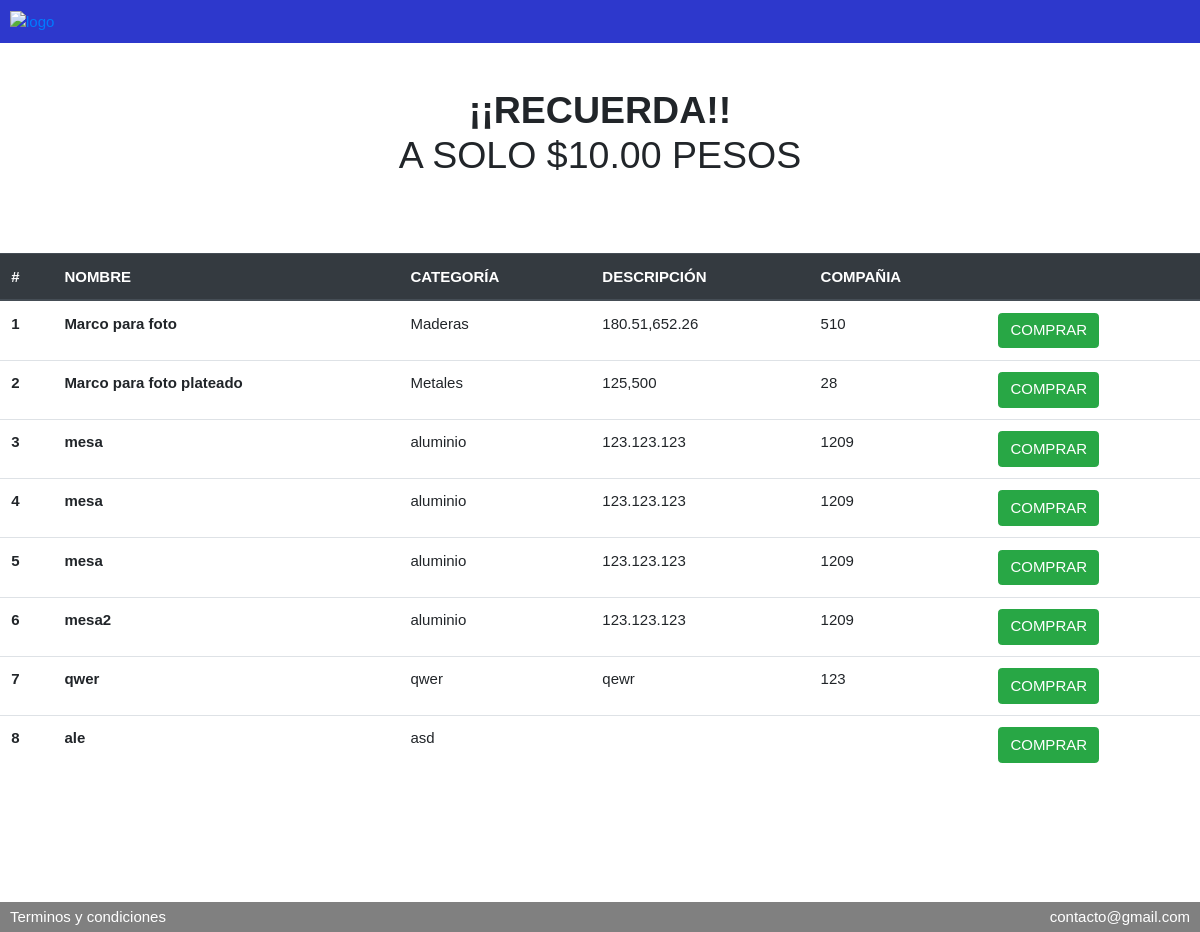
/games/lista/, run on an earlier commit of the app's database.
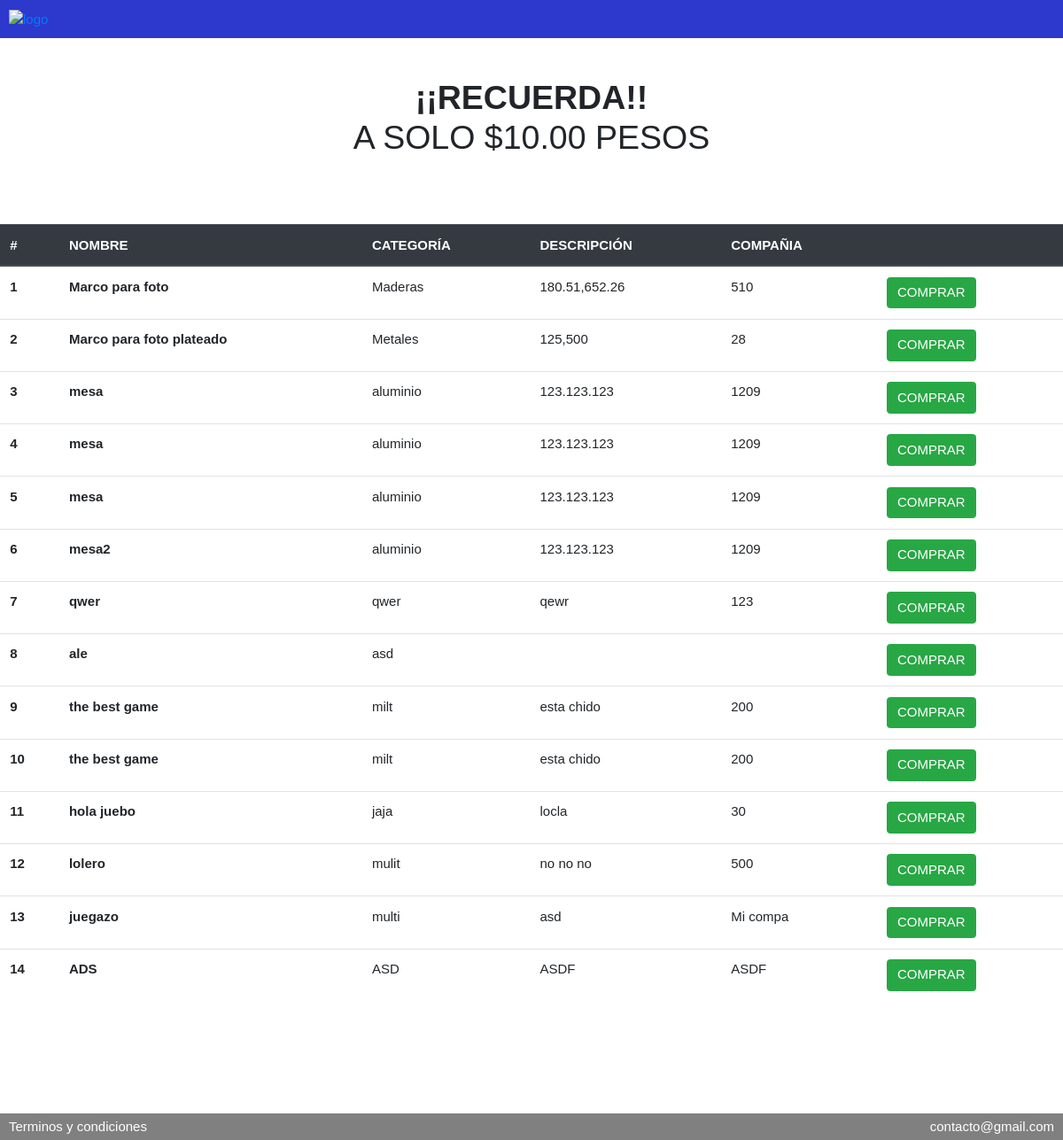
And on a later commit of the database.
### services/models.py (models this page shows)
class Products(models.Model):
    name = models.CharField('NOMBRE/DESC PRODUCTO', max_length=60)
    category = models.CharField('Categoria', max_length=20)
    ubication = models.CharField('Ubicacion', max_length=60)
    lote = models.CharField('Lote', max_length=20)

### services/views.py (the view)
# urls.py: path('games/lista/', serv_views.listaGames),
def listaGames(request):
    response = Products.objects.all()
    return render(request, 'listaGames.html', {'response' : response})

### services/templates/listaGames.html (shortened to what this page needs)
<!DOCTYPE html>
<html lang="en">
<head>
    <link rel="stylesheet" href="https://stackpath.bootstrapcdn.com/bootstrap/4.3.1/css/bootstrap.min.css">
    <link rel="stylesheet" href="estilos.css">
    <link rel="stylesheet" href="mobile.css">
    <link rel="stylesheet" href="animacion.css">
    <link rel="stylesheet" href="normalize.css">
</head>
<body>
    <body>
        <nav class="fadeDown">
            <div class="brand_image">
                <a href="/index">
                    <img src="https://i.pinimg.com/originals/c2/f1/82/c2f1826b6cb8fd5fb963addc3f7fe65b.png" alt="logo" style="height:17%; width:10%;">
                </a>
            </div>
        </nav>
        <br>
        <br>
        <h1 style="text-align: center;">
            <b>¡¡RECUERDA!!</b>
            <br> A SOLO $10.00 PESOS
        </h1>
        <br>
        <br>
        <br>
        <section>
            <table class="table">
                <thead class="thead-dark">
                    <tr>
                        <th scope="col">#</th>
                        <th scope="col">NOMBRE</th>
                        <th scope="col">CATEGORÍA</th>
                        <th scope="col">DESCRIPCIÓN</th>
                        <th scope="col">COMPAÑIA</th>
                        <th scope="col"></th>
                    </tr>
                </thead>
                <tbody>
                    <tr>
                        {% for item in response %}
                        <th scope="row"> {{ item.id }}</th>
                        <td><b>{{ item.name }}</b> </td>
                        <td>{{ item.category }}</td>
                        <td>{{ item.ubication }}</td>
                        <td>{{ item.lote }}
                        </td>
                        <td>
                            <a href="/games/venta/" type="button" class="btn btn-success">COMPRAR</a>
                        </td>
                    </tr>
                    {% endfor %}
                </tbody>
            </table>
        </section>
        <br>
        <br>
        <br>
        <br>
        <br>
        <footer>
            <div class="pie">
                <a href="">Terminos y condiciones</a>
                <a href="mailto:Levindebin@gmail.com">contacto@gmail.com</a>
            </div>
        </footer>
    </body>
</html>
</body>
</html>

What changed in the data, as far as the page shows it:
added Products: id "9", name "the best game", category "milt", ubication "esta chido", lote "200"
added Products: id "10", name "the best game", category "milt", ubication "esta chido", lote "200"
added Products: id "11", name "hola juebo", category "jaja", ubication "locla", lote "30"
added Products: id "12", name "lolero", category "mulit", ubication "no no no", lote "500"
added Products: id "13", name "juegazo", category "multi", ubication "asd", lote "Mi compa"
added Products: id "14", name "ADS", category "ASD", ubication "ASDF", lote "ASDF"
